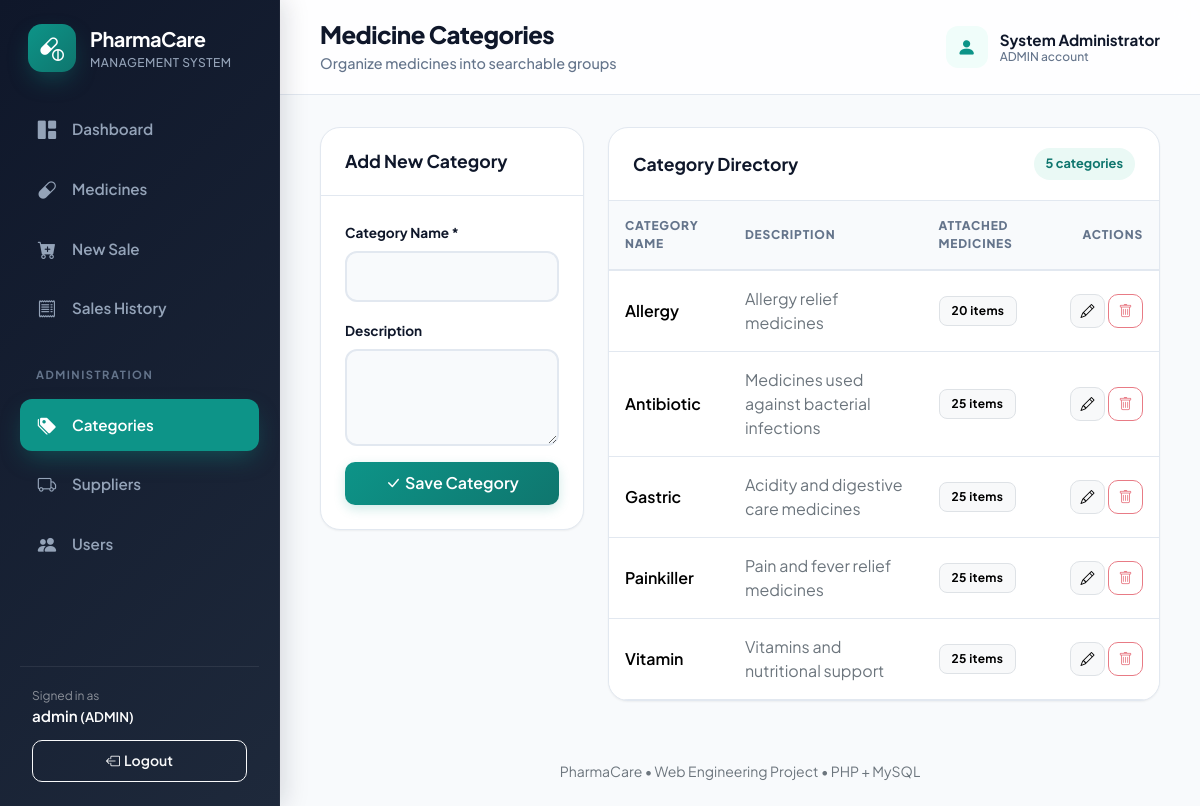
The app's page /index.php?page=categories (signed in) with its own data.
### tables this page shows
CREATE TABLE IF NOT EXISTS app_users (
 id BIGINT UNSIGNED NOT NULL AUTO_INCREMENT PRIMARY KEY,
 full_name VARCHAR(80) NOT NULL,
 username VARCHAR(50) NOT NULL UNIQUE,
 email VARCHAR(120) NULL UNIQUE,
 phone VARCHAR(30) NULL,
 address VARCHAR(255) NULL,
 password VARCHAR(255) NOT NULL,
 role ENUM('ADMIN','STAFF','CUSTOMER') NOT NULL DEFAULT 'CUSTOMER',
 enabled TINYINT(1) NOT NULL DEFAULT 1,
 created_at DATETIME NOT NULL DEFAULT CURRENT_TIMESTAMP
);

CREATE TABLE IF NOT EXISTS categories (
 id BIGINT UNSIGNED NOT NULL AUTO_INCREMENT PRIMARY KEY,
 name VARCHAR(80) NOT NULL UNIQUE,
 description VARCHAR(255) NULL
);

### index.php (called while the page is built, shortened)
<?php
require __DIR__ . '/includes/bootstrap.php';
$page = (string)($_GET['page'] ?? 'dashboard');
require_login();
require __DIR__ . '/includes/header.php';
include __DIR__ . '/pages/' . $page . '.php';
require __DIR__ . '/includes/footer.php';

### includes/functions.php (called while the page is built, shortened)
<?php
function e(mixed $value): string { return htmlspecialchars((string)($value ?? ''), ENT_QUOTES | ENT_SUBSTITUTE, 'UTF-8'); }
function url(string $page = 'dashboard', array $params = []): string { return 'index.php?' . http_build_query(['page' => $page] + $params); }
function fetch_all(string $sql, array $params = []): array { $stmt = db()->prepare($sql); $stmt->execute($params); return $stmt->fetchAll(); }
function fetch_one(string $sql, array $params = []): ?array { $stmt = db()->prepare($sql); $stmt->execute($params); $data = $stmt->fetch(); return $data ?: null; }
function user(): ?array { return $_SESSION['user'] ?? null; }
function require_login(): void {
    static $verified = false;
    if ($verified) return;
    $row = fetch_one('SELECT id,full_name,username,role,enabled FROM app_users WHERE id=?', [user()['id']]);
}
function page_title(string $page): string { return [
    'dashboard' => 'Dashboard', 'medicines' => 'Medicine Inventory', 'medicine_form' => 'Medicine Details',
    'sales' => 'Sales History', 'sale_form' => 'Create New Sale', 'invoice' => 'Sales Invoice',
    'categories' => 'Medicine Categories', 'suppliers' => 'Suppliers', 'users' => 'User Management'
][$page] ?? 'PharmaCare'; }

### includes/bootstrap.php (called while the page is built, shortened)
<?php
$config = require dirname(__DIR__) . '/config.php';
require_once __DIR__ . '/functions.php';
function db(): PDO
{
    static $pdo = null;
    if ($pdo === null) {
        global $config;
        $dsn = 'mysql:host=' . $config['db_host'] . ';port=' . (int)($config['db_port'] ?? 3306) . ';dbname=' . $config['db_name'] . ';charset=utf8mb4';
        try {
            $pdo = new PDO($dsn, (string)$config['db_user'], (string)$config['db_pass'], [
                PDO::ATTR_ERRMODE => PDO::ERRMODE_EXCEPTION,
                PDO::ATTR_DEFAULT_FETCH_MODE => PDO::FETCH_ASSOC,
                PDO::ATTR_EMULATE_PREPARES => false,
            ]);
            $pdo->exec("SET time_zone = '+06:00'");
        } catch (PDOException $e) {
            http_response_code(500);
            die("
            <!doctype html>
            <html lang='en'>
            <head>
                <meta charset='utf-8'>
                <title>Database Connection Issue | PharmaCare</title>
                <style>
                    body { font-family: -apple-system, BlinkMacSystemFont, 'Segoe UI', Roboto, Helvetica, Arial, sans-serif; background: #f8fafc; color: #1e293b; padding: 40px 20px; }
                    .card { max-width: 600px; margin: 0 auto; background: #ffffff; border-radius: 12px; border: 1px solid #e2e8f0; padding: 32px; box-shadow: 0 4px 6px -1px rgba(0,0,0,0.05); }
                    h2 { color: #dc2626; margin-top: 0; font-size: 20px; }
                    .alert { background: #fef2f2; border: 1px solid #fee2e2; color: #991b1b; padding: 12px 16px; border-radius: 8px; font-size: 14px; margin-bottom: 20px; }
                    ul { padding-left: 20px; font-size: 14px; line-height: 1.6; }
                    code { background: #f1f5f9; padding: 2px 6px; border-radius: 4px; font-family: monospace; color: #0f172a; }
                </style>
            </head>
            <body>
                <div class='card'>
                    <h2>Database Connection Failed</h2>
                    <div class='alert'>" . htmlspecialchars($e->getMessage(), ENT_QUOTES, 'UTF-8') . "</div>
                    <p>Please check your <code>config.php</code> credentials:</p>
                    <ul>
                        <li><strong>Host:</strong> <code>" . htmlspecialchars((string)($config['db_host'] ?? ''), ENT_QUOTES, 'UTF-8') . "</code></li>
                        <li><strong>Database:</strong> <code>" . htmlspecialchars((string)($config['db_name'] ?? ''), ENT_QUOTES, 'UTF-8') . "</code></li>
                        <li><strong>User:</strong> <code>" . htmlspecialchars((string)($config['db_user'] ?? ''), ENT_QUOTES, 'UTF-8') . "</code></li>
                    </ul>
                    <p style='font-size: 13px; color: #64748b;'>Make sure your database is created in InfinityFree cPanel and <code>infinityfree_import.sql</code> has been imported.</p>
                </div>
            </body>
            </html>
            ");
        }
    }
    return $pdo;
}

### pages/categories.php (the view, shortened to what this page needs)
<?php
$id = (int)($_GET['edit'] ?? 0);
$edit = $id ? fetch_one('SELECT * FROM categories WHERE id = ?', [$id]) : null;
$categories = fetch_all('SELECT c.*, (SELECT COUNT(*) FROM medicines WHERE category_id = c.id) AS medicines_count FROM categories c ORDER BY c.name');
?>
<div class="row g-4">
    <div class="col-lg-4">
        <div class="card">
            <div class="card-header">
                <strong><?= $edit ? 'Edit Category' : 'Add New Category' ?></strong>
            </div>
            <div class="card-body">
                <form action="actions.php" method="post">
                    <div class="mb-3">
                        <label class="form-label" for="cat_name">Category Name *</label>
                        <input class="form-control" id="cat_name" name="name" value="<?= e($edit['name'] ?? '') ?>" maxlength="80" required>
                    </div>
                    <div class="mb-3">
                        <label for="cat_desc" class="form-label">Description</label>
                        <textarea class="form-control" rows="3" id="cat_desc" name="description" maxlength="255"><?= e($edit['description'] ?? '') ?></textarea>
                    </div>
                    <div class="d-flex gap-2">
                        <button type="submit" class="btn btn-primary flex-grow-1">
                            <i class="bi bi-check-lg me-1"></i>Save Category
                        </button>
                    </div>
                </form>
            </div>
        </div>
    </div>
    <div class="col-lg-8">
        <div class="card">
            <div class="card-header d-flex justify-content-between align-items-center">
                <strong>Category Directory</strong>
                <span class="data-meta"><?= count($categories) ?> categories</span>
            </div>
            <div class="table-responsive">
                <table class="table table-hover">
                    <thead>
                        <tr>
                            <th>Category Name</th>
                            <th>Description</th>
                            <th>Attached Medicines</th>
                            <th class="text-end">Actions</th>
                        </tr>
                    </thead>
                    <tbody>
                        <?php foreach ($categories as $c): ?>
                            <tr>
                                <td class="fw-semibold"><?= e($c['name']) ?></td>
                                <td class="text-secondary"><?= e($c['description'] ?? '—') ?></td>
                                <td>
                                    <span class="badge text-bg-light border"><?= e((string)$c['medicines_count']) ?> items</span>
                                </td>
                                <td class="text-end text-nowrap">
                                    <a href="<?= e(url('categories', ['edit' => $c['id']])) ?>" class="btn btn-sm btn-light border" title="Edit">
                                        <i class="bi bi-pencil"></i>
                                    </a>
                                    <form action="actions.php" method="post" class="d-inline">
                                        <button class="btn btn-sm btn-outline-danger"
                                                title="Delete"
                                                data-confirm="Delete category '<?= e($c['name']) ?>'?"
                                                <?= $c['medicines_count'] ? 'disabled title="Cannot delete: attached to active medicines"' : '' ?>>
                                            <i class="bi bi-trash"></i>
                                        </button>
                                    </form>
                                </td>
                            </tr>
                        <?php endforeach; ?>
                    </tbody>
                </table>
            </div>
        </div>
    </div>
</div>

### includes/header.php (shortened to what this page needs)
<?php
$active = match($page) { 'medicine_form'=>'medicines','invoice'=>'sales','sale_form'=>'sale_form',default=>$page };
$heading = page_title($page);
$subtitles = [
 'dashboard' => 'Current pharmacy stock and sales overview',
 'medicines' => 'Search stock, prices, batch and expiry information',
 'medicine_form' => 'Enter medicine, stock, price and expiry details',
 'sale_form' => 'Select medicines and generate an invoice',
 'sales' => 'Review completed sales and print invoices',
 'invoice' => 'Printable receipt for the completed sale',
 'categories' => 'Organize medicines into searchable groups',
 'suppliers' => 'Manage supplier and contact information',
 'users' => 'Create staff accounts and control access',
];
$links = [
 ['dashboard','grid-1x2-fill','Dashboard','dashboard'],
 ['medicines','capsule','Medicines','medicines'],
 ['sale_form','cart-plus-fill','New Sale','sale_form'],
 ['sales','receipt','Sales History','sales'],
];
if (is_admin()) {
 $links[] = ['section', '', 'Administration', ''];
 $links[] = ['categories', 'tags-fill','Categories','categories'];
 $links[] = ['suppliers','truck','Suppliers','suppliers'];
 $links[] = ['users','people-fill','Users','users'];
}
?>
<!doctype html><html lang="en"><head>
<link href="https://cdn.jsdelivr.net/npm/bootstrap@5.3.3/dist/css/bootstrap.min.css" rel="stylesheet">
<link href="https://cdn.jsdelivr.net/npm/bootstrap-icons@1.11.3/font/bootstrap-icons.min.css" rel="stylesheet">
<link rel="stylesheet" href="assets/css/app.css"></head><body>
<aside class="app-sidebar">
 <a class="brand" href="<?=e(url('dashboard'))?>"><span class="brand-mark"><i class="bi bi-capsule-pill"></i></span><span><strong>PharmaCare</strong><small>Management System</small></span></a>
 <nav class="sidebar-nav">
 <?php foreach ($links as [$dest, $icon, $label, $selected]): ?>
 <?php if ($dest === 'section'): ?><div class="nav-section"><?=e($label)?></div>
 <?php else: ?><a class="<?=($active === $selected ? 'active' : '')?>" href="<?=e(url($dest))?>"><i class="bi bi-<?=e($icon)?>"></i><span><?=e($label)?></span></a><?php endif; ?>
 <?php endforeach; ?>
 </nav>
 <div class="sidebar-footer"><div class="small text-white-50">Signed in as</div><div class="fw-semibold text-white text-truncate"><?=e(user()['username'])?> <small>(<?=e(user()['role'])?>)</small></div>
 <form method="post" action="actions.php"><input type="hidden" name="action" value="logout"><?=csrf_field()?><button class="btn btn-sm btn-outline-light w-100" type="submit"><i class="bi bi-box-arrow-left me-1"></i><span>Logout</span></button></form></div>
</aside>
<div class="app-main">
 <header class="app-topbar"><div class="d-flex align-items-center gap-3"><button type="button" class="btn btn-light d-sm-none" id="mobileMenuBtn" aria-label="Open menu"><i class="bi bi-list fs-5"></i></button><div><h1><?=e($heading)?></h1><p><?=e($subtitles[$page]??'PharmaCare Management System')?></p></div></div><div class="topbar-user"><span class="avatar"><i class="bi bi-person-fill"></i></span><span><strong><?=e(user()['full_name'])?></strong><small><?=e(user()['role'])?> account</small></span></div></header>
 <main class="content">

### records on screen
app_users: username "admin", role "ADMIN", full_name "System Administrator"
categories: name "Allergy", description "Allergy relief medicines", medicines_count "20"
categories: name "Antibiotic", description "Medicines used against bacterial infections", medicines_count "25"
categories: name "Gastric", description "Acidity and digestive care medicines", medicines_count "25"
categories: name "Painkiller", description "Pain and fever relief medicines", medicines_count "25"
categories: name "Vitamin", description "Vitamins and nutritional support", medicines_count "25"

### other values on screen
$label "Dashboard"
$label "Medicines"
$label "New Sale"
$label "Sales History"
$label "ADMINISTRATION"
$label "Categories"
$label "Suppliers"
$label "Users"
$heading "Medicine Categories"
$subtitles[$page] "Organize medicines into searchable groups"
count($categories) "5"
